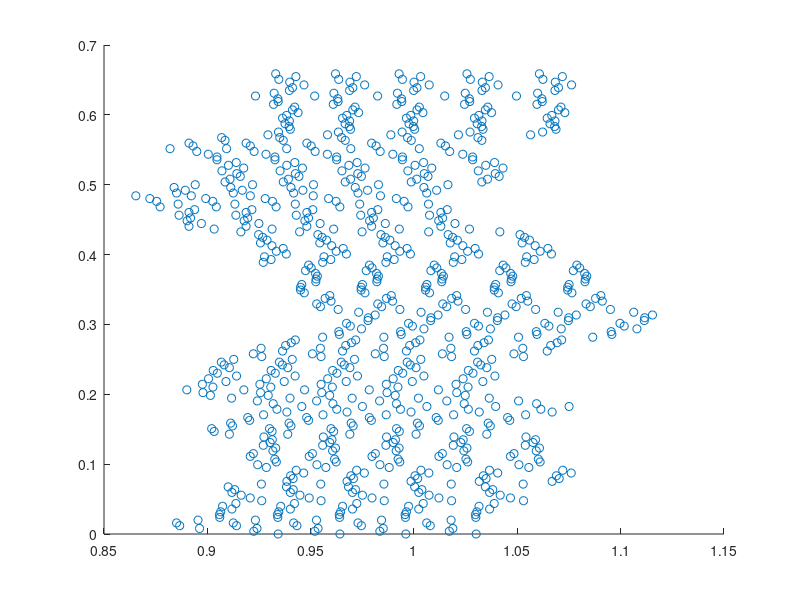

Write MATLAB code to recreate this figure. (Note: this script raises an error after producing the figure.)
% Computational Finance CW2
% Question 1
% train 5 files
% with bias
load options.mat
%%
optionNum=4;% number of strike price
strikePrices=[2925 3025 3125 3225 3325];

L=length(stockPrice);% data length 222
Lwin=fix(L/4);% window length 55
Lrest=L-Lwin;% rest length 167
% LTrain=fix(Lrest*13/14)+1; 
% LTest=Lrest-LTrain; 
LAll=835; % all data length
LTrain=833; % train data length
LTest=LAll-LTrain; % test data length 

% interval_Tr=(optionNum-1)*Lrest+1:(optionNum-1)*Lrest+LTrain;
% interval_Ts=(optionNum-1)*Lrest+LTrain+1:(optionNum-1)*Lrest+Lrest;
% interval_All=(optionNum-1)*Lrest+1:(optionNum-1)*Lrest+Lrest;

interval_Tr=1:LTrain;
interval_Ts=LTrain+1:835;
interval_All=1:835;

Tt=ones(L,1);
for i=1:L
    Tt(i)=(L-i)/252;
end

% data: X=[S/X T-t]
X=[stockPrice(56:L)./strikePrices(1) Tt(56:L,1);...
    stockPrice(56:L)./strikePrices(2) Tt(56:L,1);...
    stockPrice(56:L)./strikePrices(3) Tt(56:L,1);...
    stockPrice(56:L)./strikePrices(4) Tt(56:L,1);...
    stockPrice(56:L)./strikePrices(5) Tt(56:L,1)];

XTrain=X(interval_Tr,:); % train data
XTest=X(interval_Ts,:); % test data
XAll=X(interval_All,:); % all data

% normalized call option price from BS formula
CX_BS=[BSOptionCPrices(:,1)./strikePrices(1);...
    BSOptionCPrices(:,2)./strikePrices(2);...
    BSOptionCPrices(:,3)./strikePrices(3);...
    BSOptionCPrices(:,4)./strikePrices(4);...
    BSOptionCPrices(:,5)./strikePrices(5)];

CX_BS_Train=CX_BS(interval_Tr,:); % train tag
CX_BS_Test=CX_BS(interval_Ts,:); % test tag
CX_BS_All=CX_BS(interval_All,:); % all tag

% normalized call option price from observation
CX_ob=[optionCPrice(56:222,1)./strikePrices(1);...
    optionCPrice(56:222,2)./strikePrices(2);...
    optionCPrice(56:222,3)./strikePrices(3);...
    optionCPrice(56:222,4)./strikePrices(4);...
    optionCPrice(56:222,5)./strikePrices(5)];

CX_ob_Train=CX_ob(interval_Tr,:); % train tag
CX_ob_Test=CX_ob(interval_Ts,:); % test tag
CX_ob_All=CX_ob(interval_All,:); % all tag
%% GMModel generate 4 means and covariances
GMModel = fitgmdist(XTrain,4,'RegularizationValue',0);

figure(1),clf,
scatter(XTrain(:,1),XTrain(:,2),'ro');
hold on
ezcontour(@(x1,x2)pdf(GMModel,[x1 x2]),get(gca,{'XLim','YLim'}))
title('{\bf Scatter Plot and Fitted Gaussian Mixture Contours}')
axis([0.8 1.3 -0.1 0.8]);
xlabel('S/X','FontSize',13,'FontWeight','bold');
ylabel('T-t','FontSize',13,'FontWeight','bold');
hold off
%% disign matrix
m1=GMModel.mu(1,:);
m2=GMModel.mu(2,:);
m3=GMModel.mu(3,:);
m4=GMModel.mu(4,:);
C1=GMModel.Sigma(:,:,1);
C2=GMModel.Sigma(:,:,2);
C3=GMModel.Sigma(:,:,3);
C4=GMModel.Sigma(:,:,4);

designMat=ones(LTrain,7);% design matrix
designMat(:,5)=XTrain(:,1);
designMat(:,6)=XTrain(:,2);

for i=1:LTrain
    designMat(i,1)=(XTrain(i,:)-m1)*C1*(XTrain(i,:)-m1)';
    designMat(i,2)=(XTrain(i,:)-m2)*C2*(XTrain(i,:)-m2)';
    designMat(i,3)=(XTrain(i,:)-m3)*C3*(XTrain(i,:)-m3)';
    designMat(i,4)=(XTrain(i,:)-m4)*C4*(XTrain(i,:)-m4)';    
end
%% train using nolinear lsq
fun = @(w)[sqrt(designMat(:,1)-w(8)),sqrt(designMat(:,2)-w(9)),...
    sqrt(designMat(:,3)-w(10)),sqrt(designMat(:,4)-w(11)),...
    designMat(:,5),designMat(:,6),designMat(:,7)]*w(1:7)-CX_BS_Train;
w0 = 0.1*ones(11,1);
w = lsqnonlin(fun,w0);

%% train using cvx
% cvx_begin quiet
% variable w(11)
% minimize( norm([sqrt(designMat(:,1)-w(8)),sqrt(designMat(:,2)-w(9)),...
%     sqrt(designMat(:,3)-w(10)),sqrt(designMat(:,4)-w(11)),...
%     designMat(:,5),designMat(:,6),designMat(:,7)]*w(1:7)-CX_BS_Train) )
% cvx_end
%% C/X surface
% CXNum=60;
% x=linspace(0.82,1.15,CXNum);
% y=linspace(0.7,0,CXNum);
step1=0.01;
step2=0.02;
x=0.82:step1:1.15;
y=0:step2:0.7;
length_SX=length(x);
length_Tt=length(y);

CX=ones(length_Tt,length_SX);
for i=1:length_SX
    for j=1:length_Tt
        CX(j,i)=w(1)*sqrt(([x(i),y(j)]-m1)*C1*([x(i),y(j)]-m1)'-w(8))...
            +w(2)*sqrt(([x(i),y(j)]-m2)*C2*([x(i),y(j)]-m2)'-w(9))...
            +w(3)*sqrt(([x(i),y(j)]-m3)*C3*([x(i),y(j)]-m3)'-w(10))...
            +w(4)*sqrt(([x(i),y(j)]-m4)*C4*([x(i),y(j)]-m4)'-w(11))...
            +[x(i),y(j)]*[w(5);w(6)]+w(7);
    end
end
%% draw C/X surface and BS scatter
figure(2),clf,
plot3(X(1:167,1),X(1:167,2),CX_BS(1:167),'o',...
    'MarkerSize',8,'MarkerFaceColor','b');
hold on
plot3(X(168:334,1),X(168:334,2),CX_BS(168:334),'o',...
    'MarkerSize',8,'MarkerFaceColor','r');
plot3(X(335:501,1),X(335:501,2),CX_BS(335:501),'o',...
    'MarkerSize',8,'MarkerFaceColor','m');
plot3(X(502:668,1),X(502:668,2),CX_BS(502:668),'o',...
    'MarkerSize',8,'MarkerFaceColor','g');
plot3(X(669:835,1),X(669:835,2),CX_BS(669:835),'o',...
    'MarkerSize',8,'MarkerFaceColor','y');
legend({'2925','3025','3125','3225','3325'},...
    'Location','eastoutside',...
    'Orientation','vertical',...
    'FontSize',13,'FontWeight','bold')
mesh(x,y,CX);

title('Surface and BS scatter','FontSize',16)
xlabel('S/X','FontSize',13,'FontWeight','bold')
ylabel('T-t','FontSize',13,'FontWeight','bold')
zlabel('C/X','FontSize',13,'FontWeight','bold')
axis([0.82 1.15 0 0.7 -0.05 0.17]);
grid on
grid minor
hold off
%% draw C/X surface and observed scatter
figure(3),clf,
plot3(X(1:167,1),X(1:167,2),CX_ob(1:167),'o',...
    'MarkerSize',8,'MarkerFaceColor','b');
hold on
plot3(X(168:334,1),X(168:334,2),CX_ob(168:334),'o',...
    'MarkerSize',8,'MarkerFaceColor','r');
plot3(X(335:501,1),X(335:501,2),CX_ob(335:501),'o',...
    'MarkerSize',8,'MarkerFaceColor','m');
plot3(X(502:668,1),X(502:668,2),CX_ob(502:668),'o',...
    'MarkerSize',8,'MarkerFaceColor','g');
plot3(X(669:835,1),X(669:835,2),CX_ob(669:835),'o',...
    'MarkerSize',8,'MarkerFaceColor','y');
legend({'2925','3025','3125','3225','3325'},...
    'Location','eastoutside',...
    'Orientation','vertical',...
    'FontSize',13,'FontWeight','bold')
mesh(x,y,CX);

title('Surface and observed scatter','FontSize',16)
xlabel('S/X','FontSize',13,'FontWeight','bold')
ylabel('T-t','FontSize',13,'FontWeight','bold')
zlabel('C/X','FontSize',13,'FontWeight','bold')
axis([0.82 1.15 0 0.7 -0.05 0.17]);
grid on
grid minor
hold off
%% draw validation
CXpred=ones(LAll,1);
for i=1:LAll
    CXpred(i)=w(1)*sqrt((XAll(i,:)-m1)*C1*(XAll(i,:)-m1)')...
        +w(2)*sqrt((XAll(i,:)-m2)*C2*(XAll(i,:)-m2)')...
        +w(3)*sqrt((XAll(i,:)-m3)*C3*(XAll(i,:)-m3)')...
        +w(4)*sqrt((XAll(i,:)-m4)*C4*(XAll(i,:)-m4)')...
        +XAll(i,:)*[w(5);w(6)]+w(7);
end
%% draw validation
figure(4),clf,
xx1=1:835;
plot(xx1,CXpred,'r','LineWidth',1.5);
xlabel('Date','FontSize',13,'FontWeight','bold')
ylabel('C/X','FontSize',13,'FontWeight','bold')
hold on
plot(xx1,CX_BS_All,'b','LineWidth',1.5);
axis([-inf,inf,-inf,inf]);
legend({'predicted','real'},'Location','northwest',...
    'FontSize',13,'FontWeight','bold');
plot([LTrain,LTrain],[-0.05,0.15],'k','LineWidth',2);
grid on
grid minor
hold off
%% draw scatter BS
figure(5),clf,
plot3(X(1:167,1),X(1:167,2),CX_BS(1:167),'o',...
    'MarkerSize',8,'MarkerFaceColor','b');
hold on
plot3(X(168:334,1),X(168:334,2),CX_BS(168:334),'o',...
    'MarkerSize',8,'MarkerFaceColor','r');
plot3(X(335:501,1),X(335:501,2),CX_BS(335:501),'o',...
    'MarkerSize',8,'MarkerFaceColor','m');
plot3(X(502:668,1),X(502:668,2),CX_BS(502:668),'o',...
    'MarkerSize',8,'MarkerFaceColor','g');
plot3(X(669:835,1),X(669:835,2),CX_BS(669:835),'o',...
    'MarkerSize',8,'MarkerFaceColor','y');
legend({'2925','3025','3125','3225','3325'},...
    'Location','eastoutside',...
    'Orientation','vertical',...
    'FontSize',13,'FontWeight','bold')

title('Data generated by BS formula','FontSize',16)
xlabel('S/X','FontSize',13,'FontWeight','bold')
ylabel('T-t','FontSize',13,'FontWeight','bold')
zlabel('C/X','FontSize',13,'FontWeight','bold')
grid on
grid minor
hold off
%% draw scatter observation
figure(6),clf,
plot3(X(1:167,1),X(1:167,2),CX_ob(1:167),'o',...
    'MarkerSize',8,'MarkerFaceColor','b');
hold on
plot3(X(168:334,1),X(168:334,2),CX_ob(168:334),'o',...
    'MarkerSize',8,'MarkerFaceColor','r');
plot3(X(335:501,1),X(335:501,2),CX_ob(335:501),'o',...
    'MarkerSize',8,'MarkerFaceColor','m');
plot3(X(502:668,1),X(502:668,2),CX_ob(502:668),'o',...
    'MarkerSize',8,'MarkerFaceColor','g');
plot3(X(669:835,1),X(669:835,2),CX_ob(669:835),'o',...
    'MarkerSize',8,'MarkerFaceColor','y');
legend({'2925','3025','3125','3225','3325'},...
    'Location','eastoutside',...
    'Orientation','vertical',...
    'FontSize',13,'FontWeight','bold')

title('Observed data','FontSize',16)
xlabel('S/X','FontSize',13,'FontWeight','bold')
ylabel('T-t','FontSize',13,'FontWeight','bold')
zlabel('C/X','FontSize',13,'FontWeight','bold')
grid on
grid minor
hold off
%% delta
delta=diff(CX,1,2)/step1;
figure(7),clf,
mesh(x(1:end-1),y,delta);
title('Surface and BS scatter','FontSize',16)
xlabel('S/X','FontSize',13,'FontWeight','bold')
ylabel('T-t','FontSize',13,'FontWeight','bold')
zlabel('delta','FontSize',13,'FontWeight','bold')
grid on
grid minor




